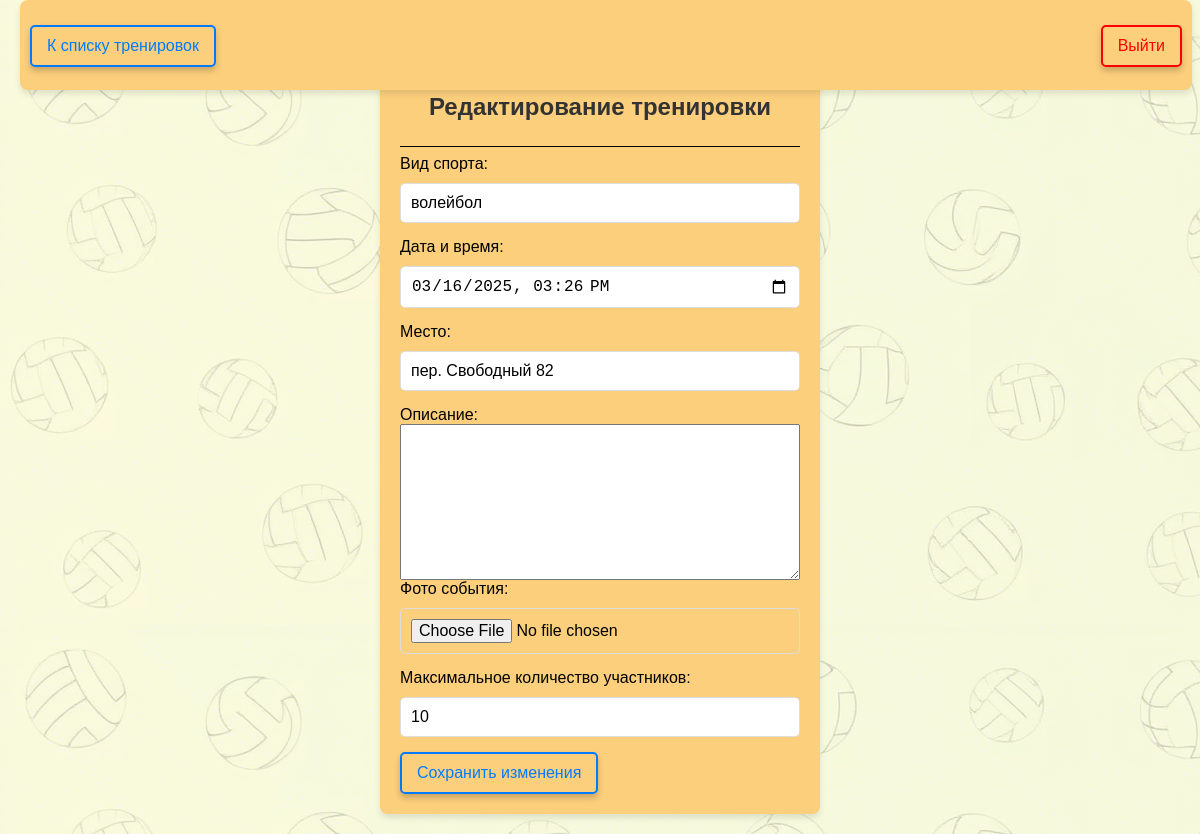
Screenshot of /training/10/edit/ (signed in) with the database file from the repository.
### users/models.py (models this page shows, shortened)
class Training(models.Model):
    sport_type = models.CharField(max_length=100, verbose_name="Вид спорта")
    date = models.DateTimeField(verbose_name="Дата и время")
    location = models.CharField(max_length=255, verbose_name="Место")
    organizer = models.ForeignKey(User, on_delete=models.CASCADE, verbose_name="Организатор")
    description = models.TextField(blank=True, verbose_name="Описание")  # Описание тренировки
    image = models.ImageField(upload_to='training_images/', blank=True, null=True, verbose_name="Фото события")  # Фото
    max_participants = models.PositiveIntegerField(default=10, verbose_name="Максимальное количество участников")  # Лимит участников
    participants = models.ManyToManyField(User, related_name="trainings", blank=True)  # Записавшиеся

### users/views.py (the view)
# urls.py: path('training/<int:pk>/edit/', views.TrainingUpdateView.as_view(), name='training_edit'),
class TrainingUpdateView(LoginRequiredMixin, UpdateView):
    model = Training
    form_class = TrainingForm
    template_name = 'training_edit.html'
    success_url = reverse_lazy('training_list')
    def dispatch(self, request, *args, **kwargs):
        obj = self.get_object()
        if obj.organizer != request.user:
            raise PermissionDenied("Вы не можете редактировать эту тренировку")
        return super().dispatch(request, *args, **kwargs)

### users/forms.py
class TrainingForm(forms.ModelForm):
    class Meta:
        model = Training
        fields = ['sport_type', 'date', 'location', 'description', 'image', 'max_participants']
        widgets = {
            'date': forms.DateTimeInput(attrs={'type': 'datetime-local'}),
        }

### users/templates/training_edit.html (shortened to what this page needs)
{% load static %}
<!DOCTYPE html>
<html lang="ru">
<head>
    <link rel="stylesheet" href="{% static 'css/styles.css' %}">
</head>
<body>
    <header id="navbar">
        <a href="{% url 'training_list' %}" class="btn">К списку тренировок</a>
        <a href="{% url 'logout' %}" class="btn red logout-link">Выйти</a>
    </header>
    <div style="margin-top: 5%" class="form-container" id="form">
        <h2 class="auth-title">Редактирование тренировки</h2>
        <hr style="border: none; border-top: 1px solid #000;">
        <form method="POST" enctype="multipart/form-data" action="{% url 'training_edit' training.pk %}">
            <div class="auth-form">
                {{ form.sport_type.label_tag }}
                {{ form.sport_type }}
            </div>
            <div class="auth-form">
                {{ form.date.label_tag }}
                <input type="datetime-local" name="{{ form.date.name }}" value="{{ form.date.value|date:'Y-m-d\TH:i' }}">
            </div>
            <div class="auth-form">
                {{ form.location.label_tag }}
                {{ form.location }}
            </div>
            <div class="auth-form">
                {{ form.description.label_tag }}
                {{ form.description }}
            </div>
            <div class="auth-form">
                {{ form.image.label_tag }}
                {{ form.image }}
            </div>
            <div class="auth-form">
                {{ form.max_participants.label_tag }}
                {{ form.max_participants }}
            </div>
            <button type="submit" class="btn">Сохранить изменения</button>
        </form>
    </div>
</body>
</html>

### static/css/styles.css (style rules this page uses)
body { font-family: Arial, sans-serif; background-color: #e3f6ff; background-image: url('fon.png'); margin: 0; padding: 20px; }
header { width: 96%; height: 6.6%; top: 0; padding: 25px 10px 10px 10px; position: fixed; background-color: #fccf7c; border-radius: 8px; box-shadow: 0 4px 6px rgba(0, 0, 0, 0.1); transition: top 0.3s; }
.btn { display: inline-block; background-color: rgba(255, 255, 255, 0); color: #007bff; text-decoration: none; padding: 10px 15px; border: 2px solid #007bff; border-radius: 5px; font-size: medium; text-align: center; cursor: pointer; transition: all 0.3s ease-in-out; box-shadow: 0 4px 6px rgba(0, 0, 0, 0.2); }
.btn.red { color: #ff0000; border: 2px solid #ff0000; }
.btn.red.logout-link { float: right; }
.form-container { margin-top: 20px; padding: 20px 20px; background-color: #fccf7c; border-radius: 8px; max-width: 400px; margin-left: auto; margin-right: auto; box-shadow: 0 4px 6px rgba(0, 0, 0, 0.1); }
.auth-title { text-align: center; color: #333; margin-bottom: 25px; margin-top: -5px; }
.auth-form { display: flex; flex-direction: column; }
.auth-form input { padding: 10px; margin-top: 10px; margin-bottom: 15px; border: 1px solid #ddd; border-radius: 5px; font-size: 16px; }

### rows the page displays
Training: sport_type "волейбол", location "пер. Свободный 82", max_participants "10"
